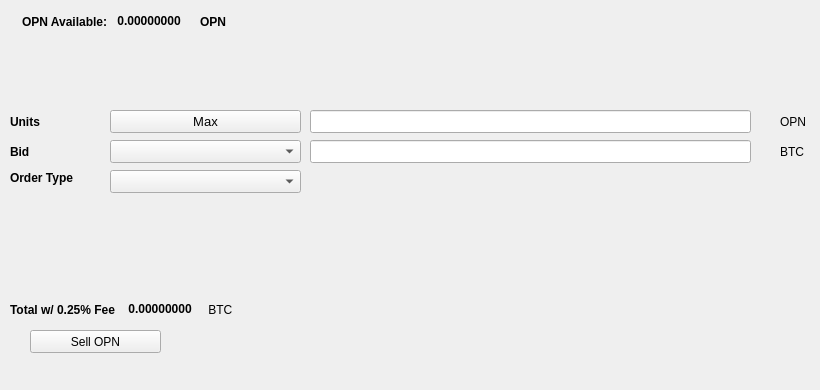
   <widget class="QWidget" name="SellTab">
    <attribute name="title">
     <string>Sell</string>
    </attribute>
    <widget class="QLabel" name="label_16">
     <property name="geometry">
      <rect>
       <x>780</x>
       <y>140</y>
       <width>31</width>
       <height>23</height>
      </rect>
     </property>
     <property name="text">
      <string>BTC</string>
     </property>
    </widget>
    <widget class="QComboBox" name="SellBidcomboBox">
     <property name="geometry">
      <rect>
       <x>110</x>
       <y>140</y>
       <width>191</width>
       <height>23</height>
      </rect>
     </property>
     <property name="font">
      <font>
       <pointsize>10</pointsize>
      </font>
     </property>
    </widget>
    <widget class="QLabel" name="label_18">
     <property name="geometry">
      <rect>
       <x>10</x>
       <y>110</y>
       <width>46</width>
       <height>23</height>
      </rect>
     </property>
     <property name="font">
      <font>
       <weight>75</weight>
       <bold>true</bold>
      </font>
     </property>
     <property name="text">
      <string>Units</string>
     </property>
    </widget>
    <widget class="QPushButton" name="Sell_Max_Amount">
     <property name="geometry">
      <rect>
       <x>110</x>
       <y>110</y>
       <width>191</width>
       <height>23</height>
      </rect>
     </property>
     <property name="font">
      <font>
       <pointsize>10</pointsize>
      </font>
     </property>
     <property name="text">
      <string>Max</string>
     </property>
    </widget>
    <widget class="QLabel" name="label_20">
     <property name="geometry">
      <rect>
       <x>10</x>
       <y>170</y>
       <width>91</width>
       <height>16</height>
      </rect>
     </property>
     <property name="font">
      <font>
       <weight>75</weight>
       <bold>true</bold>
      </font>
     </property>
     <property name="text">
      <string>Order Type</string>
     </property>
    </widget>
    <widget class="QComboBox" name="SellOrdertypeCombo">
     <property name="geometry">
      <rect>
       <x>110</x>
       <y>170</y>
       <width>191</width>
       <height>23</height>
      </rect>
     </property>
     <property name="font">
      <font>
       <pointsize>10</pointsize>
      </font>
     </property>
    </widget>
    <widget class="QLabel" name="label_21">
     <property name="geometry">
      <rect>
       <x>10</x>
       <y>140</y>
       <width>46</width>
       <height>23</height>
      </rect>
     </property>
     <property name="font">
      <font>
       <weight>75</weight>
       <bold>true</bold>
      </font>
     </property>
     <property name="text">
      <string>Bid</string>
     </property>
    </widget>
    <widget class="QLabel" name="label_22">
     <property name="geometry">
      <rect>
       <x>780</x>
       <y>110</y>
       <width>31</width>
       <height>23</height>
      </rect>
     </property>
     <property name="text">
      <string>OPN</string>
     </property>
    </widget>
    <widget class="QLineEdit" name="UnitsInputOPN">
     <property name="geometry">
      <rect>
       <x>310</x>
       <y>110</y>
       <width>441</width>
       <height>23</height>
      </rect>
     </property>
     <property name="font">
      <font>
       <pointsize>9</pointsize>
       <weight>75</weight>
       <bold>true</bold>
      </font>
     </property>
    </widget>
    <widget class="QLineEdit" name="SellBidPriceEdit">
     <property name="geometry">
      <rect>
       <x>310</x>
       <y>140</y>
       <width>441</width>
       <height>23</height>
      </rect>
     </property>
     <property name="font">
      <font>
       <pointsize>9</pointsize>
       <weight>75</weight>
       <bold>true</bold>
      </font>
     </property>
    </widget>
    <widget class="QPushButton" name="SellOPNBTN">
     <property name="geometry">
      <rect>
       <x>30</x>
       <y>330</y>
       <width>131</width>
       <height>23</height>
      </rect>
     </property>
     <property name="text">
      <string>Sell OPN</string>
     </property>
     <property name="icon">
      <iconset resource="../Openbit">
       <normaloff>:/icons/bitcoin</normaloff>:/icons/bitcoin</iconset>
     </property>
    </widget>
    <widget class="QWidget" name="layoutWidget3">
     <property name="geometry">
      <rect>
       <x>22</x>
       <y>12</y>
       <width>258</width>
       <height>19</height>
      </rect>
     </property>
     <layout class="QHBoxLayout" name="horizontalLayout">
      <item>
       <widget class="QLabel" name="label232_2">
        <property name="font">
         <font>
          <weight>75</weight>
          <bold>true</bold>
         </font>
        </property>
        <property name="text">
         <string>OPN Available:</string>
        </property>
       </widget>
      </item>
      <item>
       <widget class="QLabel" name="OPNAvailableLabel">
        <property name="palette">
         <palette>
          <active>
           <colorrole role="WindowText">
            <brush brushstyle="SolidPattern">
             <color alpha="255">
              <red>0</red>
              <green>0</green>
              <blue>0</blue>
             </color>
            </brush>
           </colorrole>
           <colorrole role="Button">
            <brush brushstyle="SolidPattern">
             <color alpha="255">
              <red>0</red>
              <green>170</green>
              <blue>0</blue>
             </color>
            </brush>
           </colorrole>
           <colorrole role="Light">
            <brush brushstyle="SolidPattern">
             <color alpha="255">
              <red>0</red>
              <green>255</green>
              <blue>0</blue>
             </color>
            </brush>
           </colorrole>
           <colorrole role="Midlight">
            <brush brushstyle="SolidPattern">
             <color alpha="255">
              <red>0</red>
              <green>212</green>
              <blue>0</blue>
             </color>
            </brush>
           </colorrole>
           <colorrole role="Dark">
            <brush brushstyle="SolidPattern">
             <color alpha="255">
              <red>0</red>
              <green>85</green>
              <blue>0</blue>
             </color>
            </brush>
           </colorrole>
           <colorrole role="Mid">
            <brush brushstyle="SolidPattern">
             <color alpha="255">
              <red>0</red>
              <green>113</green>
              <blue>0</blue>
             </color>
            </brush>
           </colorrole>
           <colorrole role="Text">
            <brush brushstyle="SolidPattern">
             <color alpha="255">
              <red>0</red>
              <green>170</green>
              <blue>0</blue>
             </color>
            </brush>
           </colorrole>
           <colorrole role="BrightText">
            <brush brushstyle="SolidPattern">
             <color alpha="255">
              <red>255</red>
              <green>255</green>
              <blue>255</blue>
             </color>
            </brush>
           </colorrole>
           <colorrole role="ButtonText">
            <brush brushstyle="SolidPattern">
             <color alpha="255">
              <red>0</red>
              <green>0</green>
              <blue>0</blue>
             </color>
            </brush>
           </colorrole>
           <colorrole role="Base">
            <brush brushstyle="SolidPattern">
             <color alpha="255">
              <red>255</red>
              <green>255</green>
              <blue>255</blue>
             </color>
            </brush>
           </colorrole>
           <colorrole role="Window">
            <brush brushstyle="SolidPattern">
             <color alpha="255">
              <red>0</red>
              <green>170</green>
              <blue>0</blue>
             </color>
            </brush>
           </colorrole>
           <colorrole role="Shadow">
            <brush brushstyle="SolidPattern">
             <color alpha="255">
              <red>0</red>
              <green>0</green>
              <blue>0</blue>
             </color>
            </brush>
           </colorrole>
           <colorrole role="AlternateBase">
            <brush brushstyle="SolidPattern">
             <color alpha="255">
              <red>127</red>
              <green>212</green>
              <blue>127</blue>
             </color>
            </brush>
           </colorrole>
           <colorrole role="ToolTipBase">
            <brush brushstyle="SolidPattern">
             <color alpha="255">
              <red>255</red>
              <green>255</green>
              <blue>220</blue>
             </color>
            </brush>
           </colorrole>
           <colorrole role="ToolTipText">
            <brush brushstyle="SolidPattern">
             <color alpha="255">
              <red>0</red>
              <green>0</green>
              <blue>0</blue>
             </color>
            </brush>
           </colorrole>
          </active>
          <inactive>
           <colorrole role="WindowText">
            <brush brushstyle="SolidPattern">
             <color alpha="255">
              <red>0</red>
              <green>0</green>
              <blue>0</blue>
             </color>
            </brush>
           </colorrole>
           <colorrole role="Button">
            <brush brushstyle="SolidPattern">
             <color alpha="255">
              <red>0</red>
              <green>170</green>
              <blue>0</blue>
             </color>
            </brush>
           </colorrole>
           <colorrole role="Light">
            <brush brushstyle="SolidPattern">
             <color alpha="255">
              <red>0</red>
              <green>255</green>
              <blue>0</blue>
             </color>
            </brush>
           </colorrole>
           <colorrole role="Midlight">
            <brush brushstyle="SolidPattern">
             <color alpha="255">
              <red>0</red>
              <green>212</green>
              <blue>0</blue>
             </color>
            </brush>
           </colorrole>
           <colorrole role="Dark">
            <brush brushstyle="SolidPattern">
             <color alpha="255">
              <red>0</red>
              <green>85</green>
              <blue>0</blue>
             </color>
            </brush>
           </colorrole>
           <colorrole role="Mid">
            <brush brushstyle="SolidPattern">
             <color alpha="255">
              <red>0</red>
              <green>113</green>
              <blue>0</blue>
             </color>
            </brush>
           </colorrole>
           <colorrole role="Text">
            <brush brushstyle="SolidPattern">
             <color alpha="255">
              <red>0</red>
              <green>170</green>
              <blue>0</blue>
             </color>
            </brush>
           </colorrole>
           <colorrole role="BrightText">
            <brush brushstyle="SolidPattern">
             <color alpha="255">
              <red>255</red>
              <green>255</green>
              <blue>255</blue>
             </color>
            </brush>
           </colorrole>
           <colorrole role="ButtonText">
            <brush brushstyle="SolidPattern">
             <color alpha="255">
              <red>0</red>
              <green>0</green>
              <blue>0</blue>
             </color>
            </brush>
           </colorrole>
           <colorrole role="Base">
            <brush brushstyle="SolidPattern">
             <color alpha="255">
              <red>255</red>
              <green>255</green>
              <blue>255</blue>
             </color>
            </brush>
           </colorrole>
           <colorrole role="Window">
            <brush brushstyle="SolidPattern">
             <color alpha="255">
              <red>0</red>
              <green>170</green>
              <blue>0</blue>
             </color>
            </brush>
           </colorrole>
           <colorrole role="Shadow">
            <brush brushstyle="SolidPattern">
             <color alpha="255">
              <red>0</red>
              <green>0</green>
              <blue>0</blue>
             </color>
            </brush>
           </colorrole>
           <colorrole role="AlternateBase">
            <brush brushstyle="SolidPattern">
             <color alpha="255">
              <red>127</red>
              <green>212</green>
              <blue>127</blue>
             </color>
            </brush>
           </colorrole>
           <colorrole role="ToolTipBase">
            <brush brushstyle="SolidPattern">
             <color alpha="255">
              <red>255</red>
              <green>255</green>
              <blue>220</blue>
             </color>
            </brush>
           </colorrole>
           <colorrole role="ToolTipText">
            <brush brushstyle="SolidPattern">
             <color alpha="255">
              <red>0</red>
              <green>0</green>
              <blue>0</blue>
             </color>
            </brush>
           </colorrole>
          </inactive>
          <disabled>
           <colorrole role="WindowText">
            <brush brushstyle="SolidPattern">
             <color alpha="255">
              <red>0</red>
              <green>85</green>
              <blue>0</blue>
             </color>
            </brush>
           </colorrole>
           <colorrole role="Button">
            <brush brushstyle="SolidPattern">
             <color alpha="255">
              <red>0</red>
              <green>170</green>
              <blue>0</blue>
             </color>
            </brush>
           </colorrole>
           <colorrole role="Light">
            <brush brushstyle="SolidPattern">
             <color alpha="255">
              <red>0</red>
              <green>255</green>
              <blue>0</blue>
             </color>
            </brush>
           </colorrole>
           <colorrole role="Midlight">
            <brush brushstyle="SolidPattern">
             <color alpha="255">
              <red>0</red>
              <green>212</green>
              <blue>0</blue>
             </color>
            </brush>
           </colorrole>
           <colorrole role="Dark">
            <brush brushstyle="SolidPattern">
             <color alpha="255">
              <red>0</red>
              <green>85</green>
              <blue>0</blue>
             </color>
            </brush>
           </colorrole>
           <colorrole role="Mid">
            <brush brushstyle="SolidPattern">
             <color alpha="255">
              <red>0</red>
              <green>113</green>
              <blue>0</blue>
             </color>
            </brush>
           </colorrole>
           <colorrole role="Text">
            <brush brushstyle="SolidPattern">
             <color alpha="255">
              <red>0</red>
              <green>85</green>
              <blue>0</blue>
             </color>
            </brush>
           </colorrole>
           <colorrole role="BrightText">
            <brush brushstyle="SolidPattern">
             <color alpha="255">
              <red>255</red>
              <green>255</green>
              <blue>255</blue>
             </color>
            </brush>
           </colorrole>
           <colorrole role="ButtonText">
            <brush brushstyle="SolidPattern">
             <color alpha="255">
              <red>0</red>
              <green>85</green>
              <blue>0</blue>
             </color>
            </brush>
           </colorrole>
           <colorrole role="Base">
            <brush brushstyle="SolidPattern">
             <color alpha="255">
              <red>0</red>
              <green>170</green>
              <blue>0</blue>
             </color>
            </brush>
           </colorrole>
           <colorrole role="Window">
            <brush brushstyle="SolidPattern">
             <color alpha="255">
              <red>0</red>
              <green>170</green>
              <blue>0</blue>
             </color>
            </brush>
           </colorrole>
           <colorrole role="Shadow">
            <brush brushstyle="SolidPattern">
             <color alpha="255">
              <red>0</red>
              <green>0</green>
              <blue>0</blue>
             </color>
            </brush>
           </colorrole>
           <colorrole role="AlternateBase">
            <brush brushstyle="SolidPattern">
             <color alpha="255">
              <red>0</red>
              <green>170</green>
              <blue>0</blue>
             </color>
            </brush>
           </colorrole>
           <colorrole role="ToolTipBase">
            <brush brushstyle="SolidPattern">
             <color alpha="255">
              <red>255</red>
              <green>255</green>
              <blue>220</blue>
             </color>
            </brush>
           </colorrole>
           <colorrole role="ToolTipText">
            <brush brushstyle="SolidPattern">
             <color alpha="255">
              <red>0</red>
              <green>0</green>
              <blue>0</blue>
             </color>
            </brush>
           </colorrole>
          </disabled>
         </palette>
        </property>
        <property name="font">
         <font>
          <weight>75</weight>
          <bold>true</bold>
         </font>
        </property>
        <property name="text">
         <string> 0.00000000 </string>
        </property>
        <property name="textInteractionFlags">
         <set>Qt::LinksAccessibleByMouse|Qt::TextSelectableByKeyboard|Qt::TextSelectableByMouse</set>
        </property>
       </widget>
      </item>
      <item>
       <widget class="QLabel" name="labelOPN">
        <property name="font">
         <font>
          <weight>75</weight>
          <bold>true</bold>
         </font>
        </property>
        <property name="text">
         <string>OPN</string>
        </property>
       </widget>
      </item>
     </layout>
    </widget>
    <widget class="QWidget" name="layoutWidget">
     <property name="geometry">
      <rect>
       <x>10</x>
       <y>300</y>
       <width>268</width>
       <height>19</height>
      </rect>
     </property>
     <layout class="QHBoxLayout" name="horizontalLayout_2">
      <item>
       <widget class="QLabel" name="label_19">
        <property name="font">
         <font>
          <weight>75</weight>
          <bold>true</bold>
         </font>
        </property>
        <property name="text">
         <string>Total w/ 0.25% Fee </string>
        </property>
       </widget>
      </item>
      <item>
       <widget class="QLabel" name="SellCostLabel">
        <property name="palette">
         <palette>
          <active>
           <colorrole role="WindowText">
            <brush brushstyle="SolidPattern">
             <color alpha="255">
              <red>0</red>
              <green>0</green>
              <blue>0</blue>
             </color>
            </brush>
           </colorrole>
           <colorrole role="Button">
            <brush brushstyle="SolidPattern">
             <color alpha="255">
              <red>0</red>
              <green>170</green>
              <blue>0</blue>
             </color>
            </brush>
           </colorrole>
           <colorrole role="Light">
            <brush brushstyle="SolidPattern">
             <color alpha="255">
              <red>0</red>
              <green>255</green>
              <blue>0</blue>
             </color>
            </brush>
           </colorrole>
           <colorrole role="Midlight">
            <brush brushstyle="SolidPattern">
             <color alpha="255">
              <red>0</red>
              <green>212</green>
              <blue>0</blue>
             </color>
            </brush>
           </colorrole>
           <colorrole role="Dark">
            <brush brushstyle="SolidPattern">
             <color alpha="255">
              <red>0</red>
              <green>85</green>
              <blue>0</blue>
             </color>
            </brush>
           </colorrole>
           <colorrole role="Mid">
            <brush brushstyle="SolidPattern">
             <color alpha="255">
              <red>0</red>
              <green>113</green>
              <blue>0</blue>
             </color>
            </brush>
           </colorrole>
           <colorrole role="Text">
            <brush brushstyle="SolidPattern">
             <color alpha="255">
              <red>0</red>
              <green>170</green>
              <blue>0</blue>
             </color>
            </brush>
           </colorrole>
           <colorrole role="BrightText">
            <brush brushstyle="SolidPattern">
             <color alpha="255">
              <red>255</red>
              <green>255</green>
              <blue>255</blue>
             </color>
            </brush>
           </colorrole>
           <colorrole role="ButtonText">
            <brush brushstyle="SolidPattern">
             <color alpha="255">
              <red>0</red>
              <green>0</green>
              <blue>0</blue>
             </color>
            </brush>
           </colorrole>
           <colorrole role="Base">
            <brush brushstyle="SolidPattern">
             <color alpha="255">
              <red>255</red>
              <green>255</green>
              <blue>255</blue>
             </color>
            </brush>
           </colorrole>
           <colorrole role="Window">
            <brush brushstyle="SolidPattern">
             <color alpha="255">
              <red>0</red>
              <green>170</green>
              <blue>0</blue>
             </color>
            </brush>
           </colorrole>
           <colorrole role="Shadow">
            <brush brushstyle="SolidPattern">
             <color alpha="255">
              <red>0</red>
              <green>0</green>
              <blue>0</blue>
             </color>
            </brush>
           </colorrole>
           <colorrole role="AlternateBase">
            <brush brushstyle="SolidPattern">
             <color alpha="255">
              <red>127</red>
              <green>212</green>
              <blue>127</blue>
             </color>
            </brush>
           </colorrole>
           <colorrole role="ToolTipBase">
            <brush brushstyle="SolidPattern">
             <color alpha="255">
              <red>255</red>
              <green>255</green>
              <blue>220</blue>
             </color>
            </brush>
           </colorrole>
           <colorrole role="ToolTipText">
            <brush brushstyle="SolidPattern">
             <color alpha="255">
              <red>0</red>
              <green>0</green>
              <blue>0</blue>
             </color>
            </brush>
           </colorrole>
          </active>
          <inactive>
           <colorrole role="WindowText">
            <brush brushstyle="SolidPattern">
             <color alpha="255">
              <red>0</red>
              <green>0</green>
              <blue>0</blue>
             </color>
            </brush>
           </colorrole>
           <colorrole role="Button">
            <brush brushstyle="SolidPattern">
             <color alpha="255">
              <red>0</red>
              <green>170</green>
              <blue>0</blue>
             </color>
            </brush>
           </colorrole>
           <colorrole role="Light">
            <brush brushstyle="SolidPattern">
             <color alpha="255">
              <red>0</red>
              <green>255</green>
              <blue>0</blue>
             </color>
            </brush>
           </colorrole>
           <colorrole role="Midlight">
            <brush brushstyle="SolidPattern">
             <color alpha="255">
              <red>0</red>
              <green>212</green>
              <blue>0</blue>
             </color>
            </brush>
           </colorrole>
           <colorrole role="Dark">
            <brush brushstyle="SolidPattern">
             <color alpha="255">
              <red>0</red>
              <green>85</green>
              <blue>0</blue>
             </color>
            </brush>
           </colorrole>
           <colorrole role="Mid">
            <brush brushstyle="SolidPattern">
             <color alpha="255">
              <red>0</red>
              <green>113</green>
              <blue>0</blue>
             </color>
            </brush>
           </colorrole>
           <colorrole role="Text">
            <brush brushstyle="SolidPattern">
             <color alpha="255">
              <red>0</red>
              <green>170</green>
              <blue>0</blue>
             </color>
            </brush>
           </colorrole>
           <colorrole role="BrightText">
            <brush brushstyle="SolidPattern">
             <color alpha="255">
              <red>255</red>
              <green>255</green>
              <blue>255</blue>
             </color>
            </brush>
           </colorrole>
           <colorrole role="ButtonText">
            <brush brushstyle="SolidPattern">
             <color alpha="255">
              <red>0</red>
              <green>0</green>
              <blue>0</blue>
             </color>
            </brush>
           </colorrole>
           <colorrole role="Base">
            <brush brushstyle="SolidPattern">
             <color alpha="255">
              <red>255</red>
              <green>255</green>
              <blue>255</blue>
             </color>
            </brush>
           </colorrole>
           <colorrole role="Window">
            <brush brushstyle="SolidPattern">
             <color alpha="255">
              <red>0</red>
              <green>170</green>
              <blue>0</blue>
             </color>
            </brush>
           </colorrole>
           <colorrole role="Shadow">
            <brush brushstyle="SolidPattern">
             <color alpha="255">
              <red>0</red>
              <green>0</green>
              <blue>0</blue>
             </color>
            </brush>
           </colorrole>
           <colorrole role="AlternateBase">
            <brush brushstyle="SolidPattern">
             <color alpha="255">
              <red>127</red>
              <green>212</green>
              <blue>127</blue>
             </color>
            </brush>
           </colorrole>
           <colorrole role="ToolTipBase">
            <brush brushstyle="SolidPattern">
             <color alpha="255">
              <red>255</red>
              <green>255</green>
              <blue>220</blue>
             </color>
            </brush>
           </colorrole>
           <colorrole role="ToolTipText">
            <brush brushstyle="SolidPattern">
             <color alpha="255">
              <red>0</red>
              <green>0</green>
              <blue>0</blue>
             </color>
            </brush>
           </colorrole>
          </inactive>
          <disabled>
           <colorrole role="WindowText">
            <brush brushstyle="SolidPattern">
             <color alpha="255">
              <red>0</red>
              <green>85</green>
              <blue>0</blue>
             </color>
            </brush>
           </colorrole>
           <colorrole role="Button">
            <brush brushstyle="SolidPattern">
             <color alpha="255">
              <red>0</red>
              <green>170</green>
              <blue>0</blue>
             </color>
            </brush>
           </colorrole>
           <colorrole role="Light">
            <brush brushstyle="SolidPattern">
             <color alpha="255">
              <red>0</red>
              <green>255</green>
              <blue>0</blue>
             </color>
            </brush>
           </colorrole>
           <colorrole role="Midlight">
            <brush brushstyle="SolidPattern">
             <color alpha="255">
              <red>0</red>
              <green>212</green>
              <blue>0</blue>
             </color>
            </brush>
           </colorrole>
           <colorrole role="Dark">
            <brush brushstyle="SolidPattern">
             <color alpha="255">
              <red>0</red>
              <green>85</green>
              <blue>0</blue>
             </color>
            </brush>
           </colorrole>
           <colorrole role="Mid">
            <brush brushstyle="SolidPattern">
             <color alpha="255">
              <red>0</red>
              <green>113</green>
              <blue>0</blue>
             </color>
            </brush>
           </colorrole>
           <colorrole role="Text">
            <brush brushstyle="SolidPattern">
             <color alpha="255">
              <red>0</red>
              <green>85</green>
              <blue>0</blue>
             </color>
            </brush>
           </colorrole>
           <colorrole role="BrightText">
            <brush brushstyle="SolidPattern">
             <color alpha="255">
              <red>255</red>
              <green>255</green>
              <blue>255</blue>
             </color>
            </brush>
           </colorrole>
           <colorrole role="ButtonText">
            <brush brushstyle="SolidPattern">
             <color alpha="255">
              <red>0</red>
              <green>85</green>
              <blue>0</blue>
             </color>
            </brush>
           </colorrole>
           <colorrole role="Base">
            <brush brushstyle="SolidPattern">
             <color alpha="255">
              <red>0</red>
              <green>170</green>
              <blue>0</blue>
             </color>
            </brush>
           </colorrole>
           <colorrole role="Window">
            <brush brushstyle="SolidPattern">
             <color alpha="255">
              <red>0</red>
              <green>170</green>
              <blue>0</blue>
             </color>
            </brush>
           </colorrole>
           <colorrole role="Shadow">
            <brush brushstyle="SolidPattern">
             <color alpha="255">
              <red>0</red>
              <green>0</green>
              <blue>0</blue>
             </color>
            </brush>
           </colorrole>
           <colorrole role="AlternateBase">
            <brush brushstyle="SolidPattern">
             <color alpha="255">
              <red>0</red>
              <green>170</green>
              <blue>0</blue>
             </color>
            </brush>
           </colorrole>
           <colorrole role="ToolTipBase">
            <brush brushstyle="SolidPattern">
             <color alpha="255">
              <red>255</red>
              <green>255</green>
              <blue>220</blue>
             </color>
            </brush>
           </colorrole>
           <colorrole role="ToolTipText">
            <brush brushstyle="SolidPattern">
             <color alpha="255">
              <red>0</red>
              <green>0</green>
              <blue>0</blue>
             </color>
            </brush>
           </colorrole>
          </disabled>
         </palette>
        </property>
        <property name="font">
         <font>
          <weight>75</weight>
          <bold>true</bold>
         </font>
        </property>
        <property name="autoFillBackground">
         <bool>false</bool>
        </property>
        <property name="text">
         <string> 0.00000000</string>
        </property>
        <property name="textInteractionFlags">
         <set>Qt::LinksAccessibleByMouse|Qt::TextSelectableByMouse</set>
        </property>
       </widget>
      </item>
      <item>
       <widget class="QLabel" name="label_17">
        <property name="font">
         <font>
          <weight>50</weight>
          <bold>false</bold>
         </font>
        </property>
        <property name="text">
         <string> BTC</string>
        </property>
       </widget>
      </item>
     </layout>
    </widget>
    <widget class="QLabel" name="label_23">
     <property name="geometry">
      <rect>
       <x>460</x>
       <y>300</y>
       <width>281</width>
       <height>81</height>
      </rect>
     </property>
     <property name="text">
      <string/>
     </property>
     <property name="pixmap">
      <pixmap>:/images/bittrex</pixmap>
     </property>
    </widget>
   </widget>
